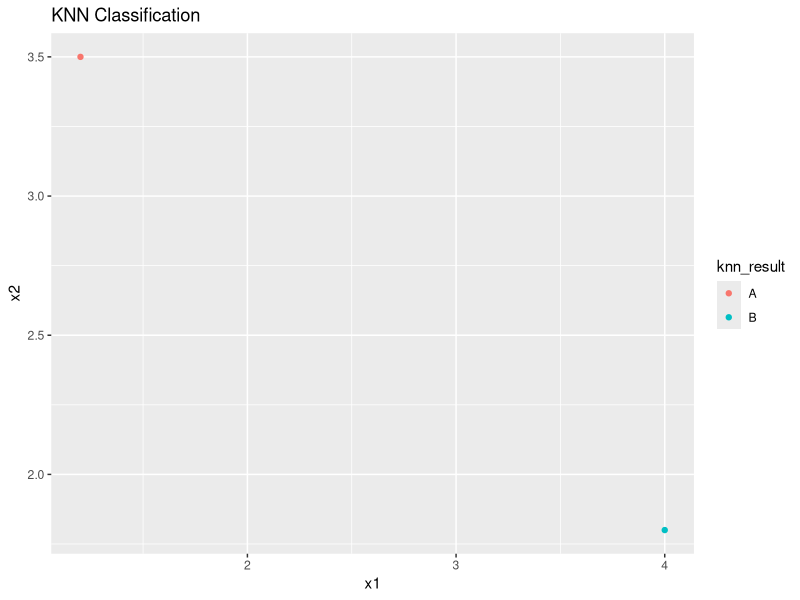

This figure's R source:
library(class)
library(readr)
library(ggplot2)

# Load data
data <- read_csv("./Practicals/data/data_knn.csv")

# Split data into training and test sets
set.seed(123)
train_indices <- sample(1:nrow(data), size = 0.7 * nrow(data))
train_data <- data[train_indices, ]
test_data <- data[-train_indices, ]

# Extract features and class labels
train_features <- train_data[, c("x1", "x2")]
train_class <- train_data$class
test_features <- test_data[, c("x1", "x2")]

# Perform KNN classification
knn_result <- knn(train_features, test_features, train_class, k = 3)

# Plot results
ggplot(test_data, aes(x = x1, y = x2, color = knn_result)) +
  geom_point() +
  labs(title = "KNN Classification")
